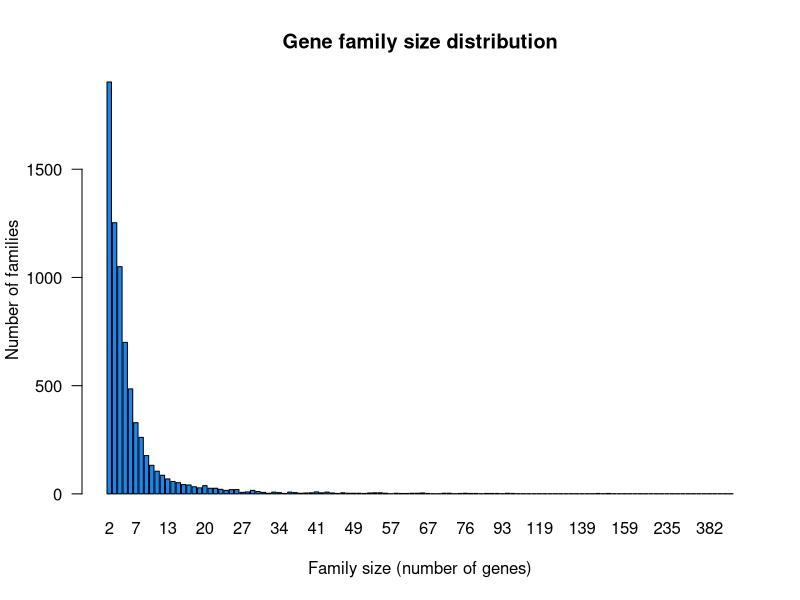

Generate this figure with R:
# 1. Load file (correct your path)
# lines <- readLines("C:/Users/eyabt/Desktop/comparative-genomics-project/examples/clustering_output.txt")
lines <- readLines("../../output/clusters/protein_families_filtered_blast_results_id30_qcov50_scov50_wcol12_network.txt")

# 2. Remove empty lines (if any)
lines <- lines[nzchar(lines)]

# 3. Count number of genes per family (per line)
# Split on tabs and spaces
family_sizes <- sapply(strsplit(lines, "[\t ]+"), length)

# 4. Distribution: how many families of size 1, 2, 3...
size_distribution <- table(family_sizes)

# 5. Plot result
barplot(size_distribution,
        xlab = "Family size (number of genes)",
        ylab = "Number of families",
        main = "Gene family size distribution",
        las = 1,
        col='dodgerblue2')

